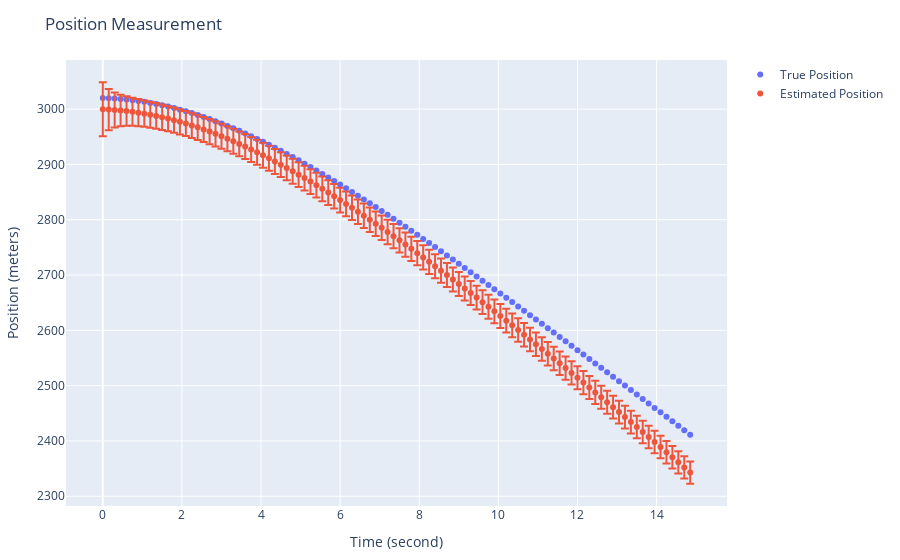

Notebook code cell kept with this figure:
### Code cell
plot(
    [
        # True position
        scatter(
            mode="markers",
            x=time_axis_sec,
            y=[tr_st[1] for tr_st in true_state_fcn_time],
            name="True Position"
        ),
        # Estimated position
        scatter(
            mode="markers",
            x=time_axis_sec,
            y=[s.state[1] for s in states_fcn_time],
            error_y=attr(
                type="data",
                array=[sqrt(s.cov[1, 1]) for s in states_fcn_time]
            ),
            name="Estimated Position"
        )
    ],
    Layout(
        title="Position Measurement",
        xaxis_title="Time (second)",
        yaxis_title="Position (meters)",
        legend_title="Legend Title",
    ),
    config=PlotConfig(scrollZoom=true)
)
